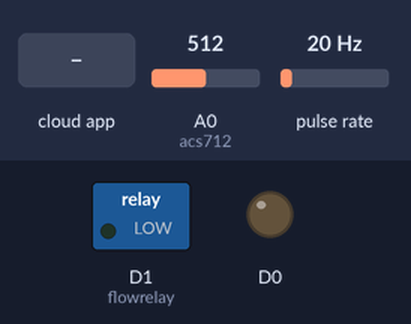
A sketch run on a simulated ESP8266 (NodeMCU). On the bench: switched loads named in the sketch (green lamp = pin HIGH), output pins drawn as LEDs (lit = HIGH). Wiring (inferred from the names in the program): pulse sensor: data D2. Inputs (shaded band) come from the test bench; at power-on: A0 (acs712) = 512, pulse rate 20 Hz. WiFi joins after 1.5 s; servers stay silent unless stated; the Firebase database answers and starts empty; what the sketch prints to the serial monitor is not drawn.

Above: at 4.3 s.
4.4 s: A0 (acs712) set to 716
At 4.7 s:
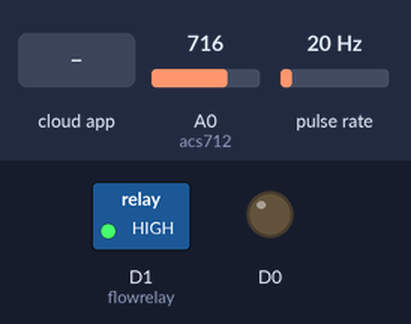
6.7 s: the phone or cloud app sets bulbstatus to 1
At 11.2 s:
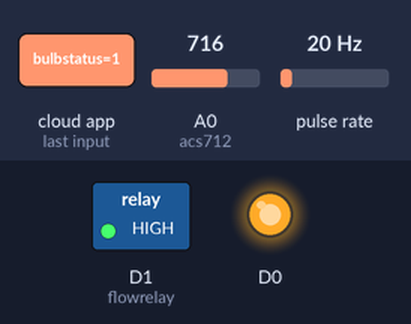
Timing chart, 0 to 12.7 s (numbered marks = the images above; inputs shaded):
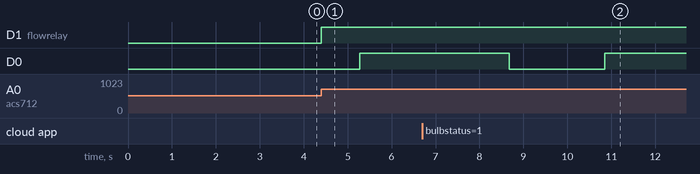

The sketch:

TEMiniProject.ino
```cpp
#include <ESP8266WiFi.h>
#include <FirebaseArduino.h>


//  Firebase variables

#define FIREBASE_HOST "teminiproject-fcfff.firebaseio.com"
#define FIREBASE_AUTH "nLenYLrsS40Vflcf35wRrC1wbgsEg7pXO3L6Mji7"
#define WIFI_SSID "1 FLOOR"
#define WIFI_PASSWORD "12345678"
String USER = "/users/dsPiyFb16zenmdtAw2hXd9I6Xlf2/";
float electricityusage , electricitybalance;


//  ACS712 variables


#define acs712 A0
long lastSample = 0;
long sampleSum = 0;
int sampleCount = 0;
float vpc = 2.988;
long onwatttime, offwatttime;
float totalwattageperhour;
float offsetanalog, wattage;
bool bulbstatus;

// Flow variables
int flowPin = D2;
int flowrelay = D1;
double flowRate;
int count;
float waterusage, waterbalance, waterusageonce, lastvolume;
long onflowtime, offflowtime;
bool motorstatus;

// SETUP FUNCTION

void setup() {

  //CONNECT TO WIFI ROUTER

  Serial.begin(9600);
  delay(1000);
  WiFi.begin(WIFI_SSID, WIFI_PASSWORD);
  Serial.print("Connecting to ");
  Serial.print(WIFI_SSID);
  while (WiFi.status() != WL_CONNECTED) {
    Serial.print(".");
    delay(500);
  }
  Serial.println();
  Serial.print("Connected to ");
  Serial.println(WIFI_SSID);
  Serial.print("IP Address is : ");
  Serial.println(WiFi.localIP());
  pinMode(D0, OUTPUT);
  pinMode(D1, OUTPUT);
  pinMode(flowPin, INPUT);
  attachInterrupt(D2, Flow, RISING);


  //CONNECT WITH FIREBASE

  Firebase.begin(FIREBASE_HOST, FIREBASE_AUTH);
  electricitybalance = Firebase.getFloat(USER + "currentelectricitybalance");
  waterusageonce = Firebase.getFloat(USER + "waterusage");
  waterbalance = Firebase.getFloat(USER + "currentwaterbalance");
  motorstatus = Firebase.getBool(USER + "motorstatus");
  if (electricitybalance < 0) {
    digitalWrite(D0, HIGH);
  }


}

//LOOP FUNCTION

void loop() {

  // Measure and upoad water usage

  waterbalance = Firebase.getFloat(USER + "currentwaterbalance");
  motorstatus = Firebase.getBool(USER + "motorstatus");
  Serial.println("balance" + String(waterbalance) + "motorstatus" + String(motorstatus));
  count = 0;
  interrupts();
  delay (1000);
  noInterrupts();
  flowRate = (count / 7.75);
  Serial.println(String(flowRate) + ("Lit/min"));

  if (flowRate == 0) {
    offflowtime = millis() - onflowtime;
  } else {
    onflowtime = millis() - offflowtime;
  }
  float volume = (flowRate * onflowtime) / 60000;
  Serial.println(volume, 5);
  if (motorstatus == false || waterbalance <= 0 ) {
    digitalWrite(flowrelay, HIGH);
  } else {
    digitalWrite(flowrelay , LOW);
  }
  if (waterbalance < 0) {
    Firebase.setFloat(USER + "currentwaterbalance", 0);
    Firebase.setBool(USER + "motorstatus", false);
  } else {
    waterbalance = waterbalance - (flowRate / 20); // one rupee per liter
    Firebase.setFloat(USER + "currentwaterbalance", waterbalance);
  }
  waterusage = waterusageonce + volume;
  if (volume > 0.5 && flowRate > 2.5) {
    lastvolume = volume;
    Firebase.setFloat(USER + "waterusage", waterusage);
  }
  if (volume < 0.5) {
    float tempvalue = waterusageonce + lastvolume;
    Firebase.setFloat(USER + "waterusage", tempvalue);
  }
  //Serial.println("lastvolume"+String(lastvolume)+"waterusageonce"+String(waterusageonce));


  // Measure and upload electricity usage


  if (digitalRead(D0) == HIGH) {
    offsetanalog = analogRead(A0);
  }
  if (digitalRead(D0) == LOW) {
    offsetanalog = 509;
  }
  if (sampleCount < 101) {
    for (int i = 0; i <= 100 ; i++) {
      sampleSum += sq(analogRead(acs712) - offsetanalog);
      sampleCount++;
      delay(1);
    }
  }
  if (sampleCount == 101) {
    Serial.println("samplecount is working");
    float mean = sampleSum / sampleCount;
    float value = sqrt(mean);
    float mv = value * vpc;
    float amperage = mv / 100;
    wattage = amperage * 220;
    if (wattage < 50) {
      offwatttime = millis();
    }
    if (wattage > 50) {
      onwatttime = millis() - offwatttime;
    }
    totalwattageperhour  = (wattage * onwatttime) / 3600000;
    Serial.println("wattage is" + String(wattage));
    float temp = analogRead(A0);
    Serial.println(temp);
    electricityusage = Firebase.getFloat(USER + "electricityusage");
    electricitybalance = Firebase.getFloat(USER + "currentelectricitybalance");
    bulbstatus = Firebase.getBool(USER + "bulbstatus");
    if (electricitybalance <= 0) {
      digitalWrite(D0, HIGH);
      Firebase.setFloat(USER + "currentelectricitybalance", 0);
      Firebase.setBool(USER + "bulbstatus" , false);
    } else {
      digitalWrite(D0, LOW);
    }
    if (bulbstatus == false) {
      digitalWrite(D0, HIGH);
      Firebase.setBool(USER + "bulbstatus" , false);
    } else {
      digitalWrite(D0, LOW);
    }
    if (totalwattageperhour > 0.18) {
      electricityusage += totalwattageperhour;/// catch here
      Serial.println("BULB Wattage is" + String(wattage));
      Serial.println("wattageperhour is " + String(totalwattageperhour) + "electricityusage up to time is" + String(electricityusage));
      Firebase.setFloat(USER + "electricityusage", electricityusage);
      electricitybalance = electricitybalance - totalwattageperhour; // 1 rupee for 1 wattperhour(WPH)
      Firebase.setFloat(USER + "currentelectricitybalance", electricitybalance);
    }
    sampleSum = 0;
    sampleCount = 0;
  }
}
void Flow()
{
  count++;
}
```

Measured:
- after the input at 6.7 s, D0: HIGH → LOW after 2.0 s, → HIGH 2.2 s later
